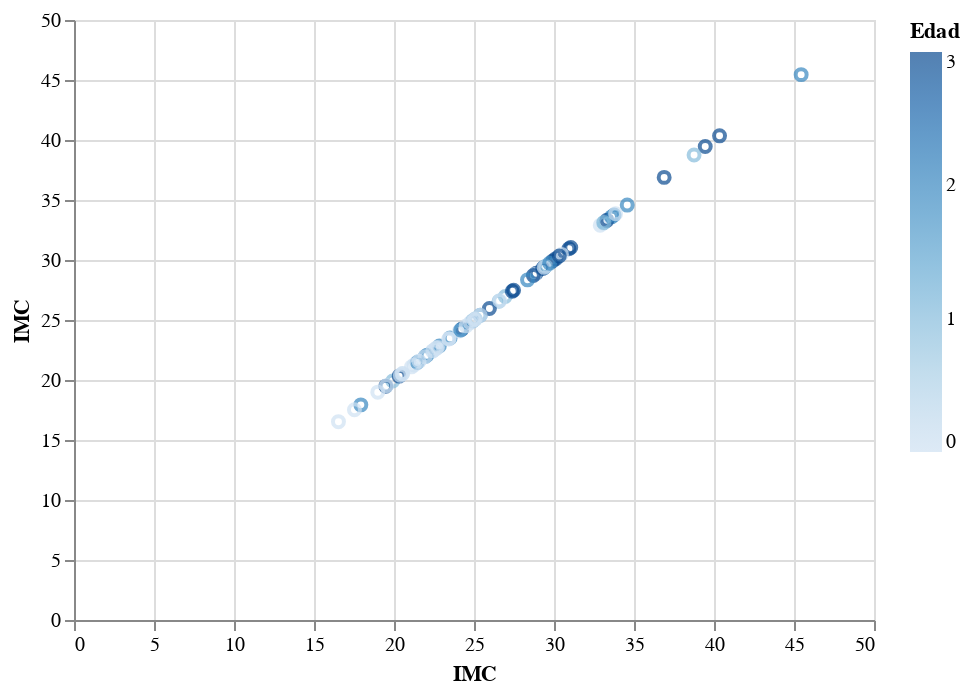

Notebook code for this chart:
### Code cell
alt.Chart(df_op).mark_point().encode(
    alt.X('IMC', axis=alt.Axis(title='IMC')),
    alt.Y('IMC', axis=alt.Axis(title='IMC')),
    color='Edad',
    tooltip=['Peso', 'Edad'] # muestra "Name" y "Origin" en un "tooltip"
).interactive()
#https://github.com/SimplificandoDatos/Altair/blob/master/01_introduccion_altair.ipynb

### Figure 1 — Vega-Lite specification as saved in the notebook (floating-point values rounded to 4 significant figures)
{"config": {"view": {"continuousWidth": 400, "continuousHeight": 300}}, "data": {"name": "data-1463b50384c1370f5eacb55764a6d2b3"}, "mark": "point", "encoding": {"color": {"field": "Edad", "type": "quantitative"}, "tooltip": [{"field": "Peso", "type": "quantitative"}, {"field": "Edad", "type": "quantitative"}], "x": {"axis": {"title": "IMC"}, "field": "IMC", "type": "quantitative"}, "y": {"axis": {"title": "IMC"}, "field": "IMC", "type": "quantitative"}}, "selection": {"selector001": {"type": "interval", "bind": "scales", "encodings": ["x", "y"]}}, "$schema": "https://vega.github.io/schema/vega-lite/v4.17.0.json", "datasets": {"data-1463b50384c1370f5eacb55764a6d2b3": [{"Edad": 3, "Altura": 1.5, "Peso": 65.0, "BECK ": 3, "STAI.ANSIEDAD": 26, "BULLIT": 52, "IMC": 28.89, "Nivel de educación": 0, "label": 1}, {"Edad": 0, "Altura": 1.65, "Peso": 61.0, "BECK ": 0, "STAI.ANSIEDAD": 26, "BULLIT": 49, "IMC": 22.41, "Nivel de educación": 5, "label": 1}, {"Edad": 2, "Altura": 1.52, "Peso": 105.0, "BECK ": 22, "STAI.ANSIEDAD": 29, "BULLIT": 68, "IMC": 45.45, "Nivel de educación": 4, "label": 0}, {"Edad": 0, "Altura": 1.6, "Peso": 54.0, "BECK ": 1, "STAI.ANSIEDAD": 26, "BULLIT": 42, "IMC": 21.09, "Nivel de educación": 0, "label": 1}, {"Edad": 2, "Altura": 1.65, "Peso": 64.0, "BECK ": 5, "STAI.ANSIEDAD": 24, "BULLIT": 45, "IMC": 23.51, "Nivel de educación": 0, "label": 1}, {"Edad": 3, "Altura": 1.51, "Peso": 67.0, "BECK ": 2, "STAI.ANSIEDAD": 20, "BULLIT": 51, "IMC": 29.38, "Nivel de educación": 3, "label": 1}, {"Edad": 3, "Altura": 1.74, "Peso": 94.0, "BECK ": 15, "STAI.ANSIEDAD": 25, "BULLIT": 96, "IMC": 31.05, "Nivel de educación": 5, "label": 0}, {"Edad": 2, "Altura": 1.54, "Peso": 82.0, "BECK ": 5, "STAI.ANSIEDAD": 26, "BULLIT": 52, "IMC": 34.58, "Nivel de educación": 4, "label": 1}, {"Edad": 1, "Altura": 1.6, "Peso": 51.0, "BECK ": 31, "STAI.ANSIEDAD": 34, "BULLIT": 69, "IMC": 19.92, "Nivel de educación": 4, "label": 0}, {"Edad": 1, "Altura": 1.6, "Peso": 69.0, "BECK ": 8, "STAI.ANSIEDAD": 31, "BULLIT": 81, "IMC": 26.95, "Nivel de educación": 0, "label": 0}, {"Edad": 3, "Altura": 1.65, "Peso": 66.0, "BECK ": 16, "STAI.ANSIEDAD": 29, "BULLIT": 39, "IMC": 24.24, "Nivel de educación": 0, "label": 1}, {"Edad": 1, "Altura": 1.64, "Peso": 89.0, "BECK ": 22, "STAI.ANSIEDAD": 29, "BULLIT": 91, "IMC": 33.09, "Nivel de educación": 2, "label": 0}, {"Edad": 3, "Altura": 1.74, "Peso": 59.0, "BECK ": 26, "STAI.ANSIEDAD": 30, "BULLIT": 45, "IMC": 19.49, "Nivel de educación": 4, "label": 1}, {"Edad": 2, "Altura": 1.65, "Peso": 80.0, "BECK ": 10, "STAI.ANSIEDAD": 21, "BULLIT": 59, "IMC": 29.38, "Nivel de educación": 0, "label": 1}, {"Edad": 2, "Altura": 1.76, "Peso": 68.0, "BECK ": 0, "STAI.ANSIEDAD": 23, "BULLIT": 40, "IMC": 21.95, "Nivel de educación": 0, "label": 1}, {"Edad": 2, "Altura": 1.7, "Peso": 72.0, "BECK ": 6, "STAI.ANSIEDAD": 25, "BULLIT": 57, "IMC": 24.91, "Nivel de educación": 5, "label": 1}, {"Edad": 2, "Altura": 1.6, "Peso": 65.0, "BECK ": 3, "STAI.ANSIEDAD": 27, "BULLIT": 67, "IMC": 25.39, "Nivel de educación": 2, "label": 0}, {"Edad": 0, "Altura": 1.59, "Peso": 57.0, "BECK ": 6, "STAI.ANSIEDAD": 21, "BULLIT": 58, "IMC": 22.55, "Nivel de educación": 5, "label": 1}, {"Edad": 0, "Altura": 1.54, "Peso": 78.0, "BECK ": 11, "STAI.ANSIEDAD": 24, "BULLIT": 57, "IMC": 32.89, "Nivel de educación": 2, "label": 1}, {"Edad": 1, "Altura": 1.6, "Peso": 68.0, "BECK ": 11, "STAI.ANSIEDAD": 27, "BULLIT": 81, "IMC": 26.56, "Nivel de educación": 4, "label": 0}, {"Edad": 0, "Altura": 1.56, "Peso": 70.0, "BECK ": 19, "STAI.ANSIEDAD": 25, "BULLIT": 61, "IMC": 28.76, "Nivel de educación": 2, "label": 0}, {"Edad": 0, "Altura": 1.63, "Peso": 64.0, "BECK ": 31, "STAI.ANSIEDAD": 28, "BULLIT": 102, "IMC": 24.09, "Nivel de educación": 2, "label": 0}, {"Edad": 0, "Altura": 1.64, "Peso": 58.0, "BECK ": 3, "STAI.ANSIEDAD": 25, "BULLIT": 44, "IMC": 21.56, "Nivel de educación": 2, "label": 1}, {"Edad": 2, "Altura": 1.6, "Peso": 86.0, "BECK ": 9, "STAI.ANSIEDAD": 20, "BULLIT": 68, "IMC": 33.59, "Nivel de educación": 5, "label": 0}, {"Edad": 2, "Altura": 1.58, "Peso": 57.0, "BECK ": 19, "STAI.ANSIEDAD": 26, "BULLIT": 42, "IMC": 22.83, "Nivel de educación": 4, "label": 1}, {"Edad": 3, "Altura": 1.66, "Peso": 56.0, "BECK ": 4, "STAI.ANSIEDAD": 20, "BULLIT": 38, "IMC": 20.32, "Nivel de educación": 5, "label": 1}, {"Edad": 1, "Altura": 1.61, "Peso": 65.0, "BECK ": 3, "STAI.ANSIEDAD": 25, "BULLIT": 56, "IMC": 25.08, "Nivel de educación": 4, "label": 1}, {"Edad": 3, "Altura": 1.61, "Peso": 71.0, "BECK ": 11, "STAI.ANSIEDAD": 23, "BULLIT": 52, "IMC": 27.39, "Nivel de educación": 4, "label": 1}, {"Edad": 3, "Altura": 1.6, "Peso": 75.0, "BECK ": 5, "STAI.ANSIEDAD": 26, "BULLIT": 59, "IMC": 29.3, "Nivel de educación": 1, "label": 1}, {"Edad": 3, "Altura": 1.78, "Peso": 98.0, "BECK ": 33, "STAI.ANSIEDAD": 31, "BULLIT": 92, "IMC": 30.93, "Nivel de educación": 2, "label": 0}, {"Edad": 2, "Altura": 1.64, "Peso": 65.0, "BECK ": 0, "STAI.ANSIEDAD": 27, "BULLIT": 36, "IMC": 24.17, "Nivel de educación": 3, "label": 1}, {"Edad": 3, "Altura": 1.68, "Peso": 94.0, "BECK ": 10, "STAI.ANSIEDAD": 24, "BULLIT": 80, "IMC": 33.3, "Nivel de educación": 5, "label": 0}, {"Edad": 3, "Altura": 1.68, "Peso": 85.0, "BECK ": 24, "STAI.ANSIEDAD": 29, "BULLIT": 71, "IMC": 30.12, "Nivel de educación": 1, "label": 0}, {"Edad": 3, "Altura": 1.69, "Peso": 82.0, "BECK ": 17, "STAI.ANSIEDAD": 29, "BULLIT": 33, "IMC": 28.71, "Nivel de educación": 5, "label": 1}, {"Edad": 0, "Altura": 1.6, "Peso": 50.0, "BECK ": 10, "STAI.ANSIEDAD": 25, "BULLIT": 52, "IMC": 19.53, "Nivel de educación": 5, "label": 1}, {"Edad": 2, "Altura": 1.55, "Peso": 53.0, "BECK ": 0, "STAI.ANSIEDAD": 19, "BULLIT": 40, "IMC": 22.06, "Nivel de educación": 5, "label": 1}, {"Edad": 3, "Altura": 1.78, "Peso": 125.0, "BECK ": 7, "STAI.ANSIEDAD": 23, "BULLIT": 84, "IMC": 39.45, "Nivel de educación": 2, "label": 0}, {"Edad": 3, "Altura": 1.62, "Peso": 78.5, "BECK ": 3, "STAI.ANSIEDAD": 21, "BULLIT": 47, "IMC": 29.91, "Nivel de educación": 2, "label": 1}, {"Edad": 3, "Altura": 1.57, "Peso": 64.0, "BECK ": 14, "STAI.ANSIEDAD": 20, "BULLIT": 38, "IMC": 25.96, "Nivel de educación": 5, "label": 1}, {"Edad": 1, "Altura": 1.53, "Peso": 69.0, "BECK ": 2, "STAI.ANSIEDAD": 23, "BULLIT": 51, "IMC": 29.48, "Nivel de educación": 5, "label": 1}, {"Edad": 2, "Altura": 1.71, "Peso": 98.7, "BECK ": 23, "STAI.ANSIEDAD": 32, "BULLIT": 128, "IMC": 33.75, "Nivel de educación": 5, "label": 0}, {"Edad": 0, "Altura": 1.59, "Peso": 48.0, "BECK ": 0, "STAI.ANSIEDAD": 20, "BULLIT": 42, "IMC": 18.99, "Nivel de educación": 4, "label": 1}, {"Edad": 0, "Altura": 1.63, "Peso": 54.5, "BECK ": 9, "STAI.ANSIEDAD": 29, "BULLIT": 37, "IMC": 20.51, "Nivel de educación": 4, "label": 1}, {"Edad": 0, "Altura": 1.69, "Peso": 76.0, "BECK ": 0, "STAI.ANSIEDAD": 21, "BULLIT": 39, "IMC": 26.61, "Nivel de educación": 2, "label": 1}, {"Edad": 0, "Altura": 1.6, "Peso": 65.0, "BECK ": 8, "STAI.ANSIEDAD": 24, "BULLIT": 48, "IMC": 25.39, "Nivel de educación": 2, "label": 1}, {"Edad": 1, "Altura": 1.63, "Peso": 88.0, "BECK ": 6, "STAI.ANSIEDAD": 25, "BULLIT": 51, "IMC": 33.12, "Nivel de educación": 0, "label": 1}, {"Edad": 0, "Altura": 1.44, "Peso": 52.0, "BECK ": 0, "STAI.ANSIEDAD": 27, "BULLIT": 33, "IMC": 25.08, "Nivel de educación": 4, "label": 1}, {"Edad": 2, "Altura": 1.63, "Peso": 57.0, "BECK ": 0, "STAI.ANSIEDAD": 21, "BULLIT": 51, "IMC": 21.45, "Nivel de educación": 5, "label": 1}, {"Edad": 0, "Altura": 1.68, "Peso": 60.0, "BECK ": 1, "STAI.ANSIEDAD": 23, "BULLIT": 43, "IMC": 21.26, "Nivel de educación": 4, "label": 1}, {"Edad": 0, "Altura": 1.6, "Peso": 78.0, "BECK ": 6, "STAI.ANSIEDAD": 20, "BULLIT": 47, "IMC": 30.47, "Nivel de educación": 4, "label": 1}, {"Edad": 0, "Altura": 1.58, "Peso": 84.5, "BECK ": 20, "STAI.ANSIEDAD": 25, "BULLIT": 42, "IMC": 33.85, "Nivel de educación": 2, "label": 1}, {"Edad": 0, "Altura": 1.64, "Peso": 63.0, "BECK ": 16, "STAI.ANSIEDAD": 29, "BULLIT": 53, "IMC": 23.42, "Nivel de educación": 4, "label": 1}, {"Edad": 0, "Altura": 1.65, "Peso": 45.0, "BECK ": 8, "STAI.ANSIEDAD": 27, "BULLIT": 43, "IMC": 16.53, "Nivel de educación": 4, "label": 1}, {"Edad": 0, "Altura": 1.64, "Peso": 58.0, "BECK ": 14, "STAI.ANSIEDAD": 22, "BULLIT": 55, "IMC": 21.56, "Nivel de educación": 4, "label": 1}, {"Edad": 0, "Altura": 1.55, "Peso": 49.0, "BECK ": 3, "STAI.ANSIEDAD": 29, "BULLIT": 54, "IMC": 20.4, "Nivel de educación": 5, "label": 1}, {"Edad": 0, "Altura": 1.6, "Peso": 60.0, "BECK ": 1, "STAI.ANSIEDAD": 23, "BULLIT": 37, "IMC": 23.44, "Nivel de educación": 4, "label": 1}, {"Edad": 2, "Altura": 1.67, "Peso": 50.0, "BECK ": 6, "STAI.ANSIEDAD": 21, "BULLIT": 55, "IMC": 17.93, "Nivel de educación": 5, "label": 1}, {"Edad": 0, "Altura": 1.6, "Peso": 58.0, "BECK ": 7, "STAI.ANSIEDAD": 27, "BULLIT": 48, "IMC": 22.66, "Nivel de educación": 4, "label": 1}, {"Edad": 0, "Altura": 1.69, "Peso": 70.0, "BECK ": 8, "STAI.ANSIEDAD": 24, "BULLIT": 75, "IMC": 24.51, "Nivel de educación": 4, "label": 0}, {"Edad": 0, "Altura": 1.6, "Peso": 64.0, "BECK ": 8, "STAI.ANSIEDAD": 26, "BULLIT": 44, "IMC": 25.0, "Nivel de educación": 2, "label": 1}, {"Edad": 0, "Altura": 1.65, "Peso": 80.0, "BECK ": 7, "STAI.ANSIEDAD": 23, "BULLIT": 46, "IMC": 29.38, "Nivel de educación": 2, "label": 1}, {"Edad": 0, "Altura": 1.73, "Peso": 68.0, "BECK ": 19, "STAI.ANSIEDAD": 34, "BULLIT": 108, "IMC": 22.72, "Nivel de educación": 4, "label": 0}, {"Edad": 2, "Altura": 1.74, "Peso": 90.0, "BECK ": 4, "STAI.ANSIEDAD": 22, "BULLIT": 77, "IMC": 29.73, "Nivel de educación": 4, "label": 0}, {"Edad": 1, "Altura": 1.7, "Peso": 112.0, "BECK ": 42, "STAI.ANSIEDAD": 29, "BULLIT": 114, "IMC": 38.75, "Nivel de educación": 4, "label": 0}, {"Edad": 3, "Altura": 1.53, "Peso": 71.0, "BECK ": 10, "STAI.ANSIEDAD": 27, "BULLIT": 72, "IMC": 30.33, "Nivel de educación": 5, "label": 0}, {"Edad": 3, "Altura": 1.59, "Peso": 102.0, "BECK ": 11, "STAI.ANSIEDAD": 20, "BULLIT": 67, "IMC": 40.35, "Nivel de educación": 5, "label": 0}, {"Edad": 3, "Altura": 1.63, "Peso": 73.0, "BECK ": 29, "STAI.ANSIEDAD": 23, "BULLIT": 55, "IMC": 27.48, "Nivel de educación": 4, "label": 0}, {"Edad": 3, "Altura": 1.63, "Peso": 98.0, "BECK ": 18, "STAI.ANSIEDAD": 30, "BULLIT": 72, "IMC": 36.89, "Nivel de educación": 3, "label": 0}, {"Edad": 0, "Altura": 1.58, "Peso": 56.0, "BECK ": 26, "STAI.ANSIEDAD": 25, "BULLIT": 61, "IMC": 22.43, "Nivel de educación": 4, "label": 0}, {"Edad": 2, "Altura": 1.68, "Peso": 80.0, "BECK ": 4, "STAI.ANSIEDAD": 27, "BULLIT": 79, "IMC": 28.34, "Nivel de educación": 4, "label": 0}, {"Edad": 0, "Altura": 1.56, "Peso": 50.0, "BECK ": 11, "STAI.ANSIEDAD": 26, "BULLIT": 92, "IMC": 20.55, "Nivel de educación": 2, "label": 0}, {"Edad": 0, "Altura": 1.62, "Peso": 46.0, "BECK ": 2, "STAI.ANSIEDAD": 22, "BULLIT": 40, "IMC": 17.53, "Nivel de educación": 4, "label": 1}, {"Edad": 0, "Altura": 1.64, "Peso": 59.0, "BECK ": 5, "STAI.ANSIEDAD": 27, "BULLIT": 55, "IMC": 21.94, "Nivel de educación": 4, "label": 1}, {"Edad": 0, "Altura": 1.62, "Peso": 65.0, "BECK ": 11, "STAI.ANSIEDAD": 24, "BULLIT": 82, "IMC": 24.77, "Nivel de educación": 5, "label": 0}]}}
